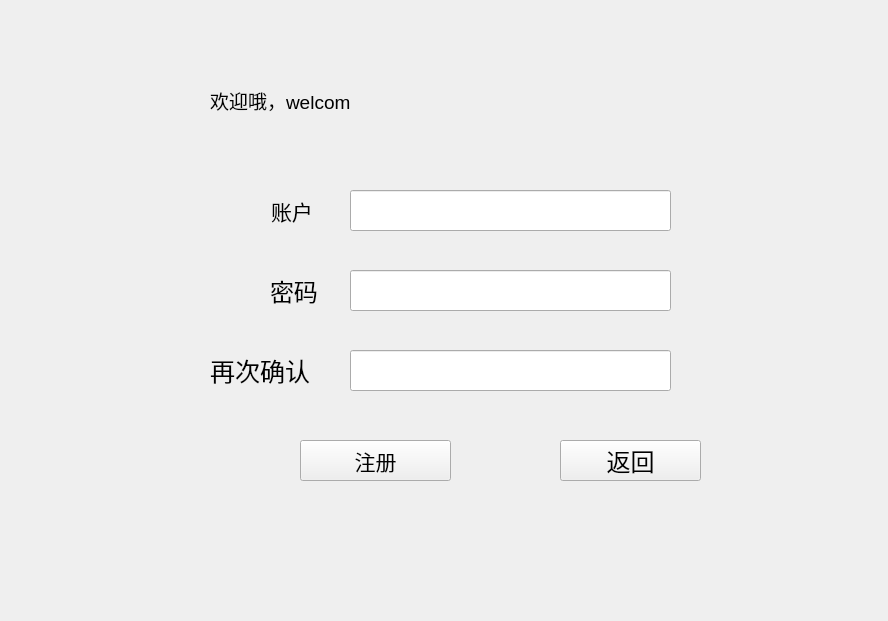
<?xml version="1.0" encoding="UTF-8"?>
<ui version="4.0">
 <class>Eroll</class>
 <widget class="QWidget" name="Eroll">
  <property name="geometry">
   <rect>
    <x>0</x>
    <y>0</y>
    <width>888</width>
    <height>621</height>
   </rect>
  </property>
  <property name="font">
   <font>
    <pointsize>14</pointsize>
   </font>
  </property>
  <property name="windowTitle">
   <string>Form</string>
  </property>
  <widget class="QLabel" name="label_account">
   <property name="geometry">
    <rect>
     <x>271</x>
     <y>190</y>
     <width>61</width>
     <height>41</height>
    </rect>
   </property>
   <property name="font">
    <font>
     <family>华文隶书</family>
     <pointsize>16</pointsize>
    </font>
   </property>
   <property name="text">
    <string>账户</string>
   </property>
  </widget>
  <widget class="QLabel" name="label_password">
   <property name="geometry">
    <rect>
     <x>270</x>
     <y>270</y>
     <width>71</width>
     <height>41</height>
    </rect>
   </property>
   <property name="font">
    <font>
     <family>华文隶书</family>
     <pointsize>18</pointsize>
    </font>
   </property>
   <property name="text">
    <string>密码</string>
   </property>
  </widget>
  <widget class="QLabel" name="label_PasswordAgin">
   <property name="geometry">
    <rect>
     <x>210</x>
     <y>350</y>
     <width>131</width>
     <height>41</height>
    </rect>
   </property>
   <property name="font">
    <font>
     <family>华文行楷</family>
     <pointsize>19</pointsize>
    </font>
   </property>
   <property name="text">
    <string>再次确认</string>
   </property>
  </widget>
  <widget class="QLineEdit" name="lineAcount">
   <property name="geometry">
    <rect>
     <x>350</x>
     <y>190</y>
     <width>321</width>
     <height>41</height>
    </rect>
   </property>
   <property name="font">
    <font>
     <family>黑体</family>
     <pointsize>12</pointsize>
    </font>
   </property>
   <property name="text">
    <string/>
   </property>
  </widget>
  <widget class="QLineEdit" name="linePassword">
   <property name="geometry">
    <rect>
     <x>350</x>
     <y>270</y>
     <width>321</width>
     <height>41</height>
    </rect>
   </property>
   <property name="font">
    <font>
     <family>华文行楷</family>
     <pointsize>10</pointsize>
    </font>
   </property>
   <property name="text">
    <string/>
   </property>
   <property name="echoMode">
    <enum>QLineEdit::Password</enum>
   </property>
  </widget>
  <widget class="QLineEdit" name="linePassAgain">
   <property name="geometry">
    <rect>
     <x>350</x>
     <y>350</y>
     <width>321</width>
     <height>41</height>
    </rect>
   </property>
   <property name="font">
    <font>
     <family>华文行楷</family>
     <pointsize>10</pointsize>
    </font>
   </property>
   <property name="echoMode">
    <enum>QLineEdit::Password</enum>
   </property>
  </widget>
  <widget class="QPushButton" name="log">
   <property name="geometry">
    <rect>
     <x>300</x>
     <y>440</y>
     <width>151</width>
     <height>41</height>
    </rect>
   </property>
   <property name="font">
    <font>
     <family>华文行楷</family>
     <pointsize>16</pointsize>
    </font>
   </property>
   <property name="text">
    <string>注册</string>
   </property>
  </widget>
  <widget class="QPushButton" name="returns">
   <property name="geometry">
    <rect>
     <x>560</x>
     <y>440</y>
     <width>141</width>
     <height>41</height>
    </rect>
   </property>
   <property name="font">
    <font>
     <family>华文行楷</family>
     <pointsize>18</pointsize>
    </font>
   </property>
   <property name="text">
    <string>返回</string>
   </property>
  </widget>
  <widget class="QLabel" name="label">
   <property name="geometry">
    <rect>
     <x>220</x>
     <y>520</y>
     <width>651</width>
     <height>41</height>
    </rect>
   </property>
   <property name="font">
    <font>
     <family>华文行楷</family>
     <pointsize>20</pointsize>
    </font>
   </property>
   <property name="text">
    <string/>
   </property>
  </widget>
  <widget class="QLabel" name="Text">
   <property name="geometry">
    <rect>
     <x>210</x>
     <y>70</y>
     <width>501</width>
     <height>61</height>
    </rect>
   </property>
   <property name="text">
    <string>欢迎哦，welcom</string>
   </property>
  </widget>
 </widget>
 <resources/>
 <connections/>
</ui>
